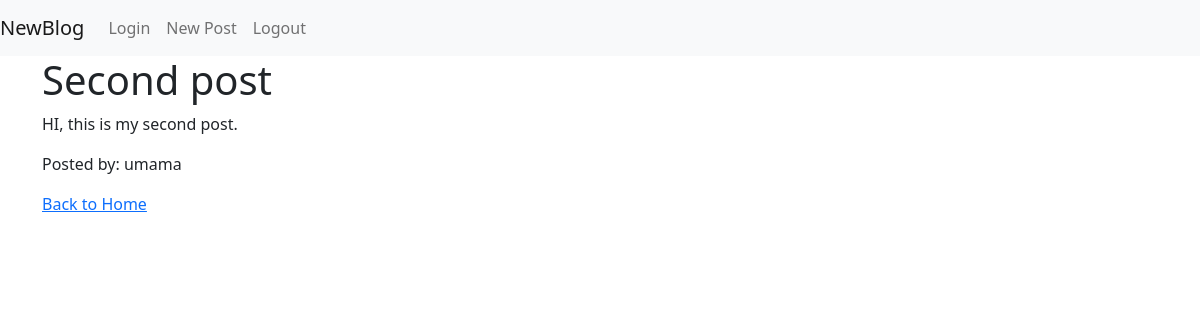
Screenshot of /post/2 with the database file from the repository.
### app/models.py (models this page shows, shortened)
class Post(db.Model):
    id = db.Column(db.Integer, primary_key=True)
    title = db.Column(db.String(100), nullable=False)
    date_posted = db.Column(db.DateTime, default=datetime.utcnow, nullable=False)
    content = db.Column(db.Text, nullable=False)
    user_id = db.Column(db.Integer, db.ForeignKey('user.id'), nullable=False)

class User(db.Model, UserMixin):
    id = db.Column(db.Integer, primary_key=True)
    username = db.Column(db.String(20), unique=True, nullable=False)
    email = db.Column(db.String(120), unique=True, nullable=False)
    password = db.Column(db.String(60), nullable=False)
    posts = db.relationship('Post', backref='author', lazy=True)

### app/routes.py (the view)
@app.route('/post/<int:post_id>')
def post(post_id):
    post = Post.query.get_or_404(post_id)
    return render_template('post.html', post=post)

### app/templates/post.html (shortened to what this page needs)
{% extends 'base.html' %}
{% block content %}
  <h1>{{ post.title }}</h1>
  <p>{{ post.content }}</p>
  <p>Posted by: {{ post.author.username }}</p>
  <a href="{{ url_for('home') }}">Back to Home</a>
{% endblock %}

### rows the page displays
Post: title "Second post", content "HI, this is my second post."
User: author.username "umama"
